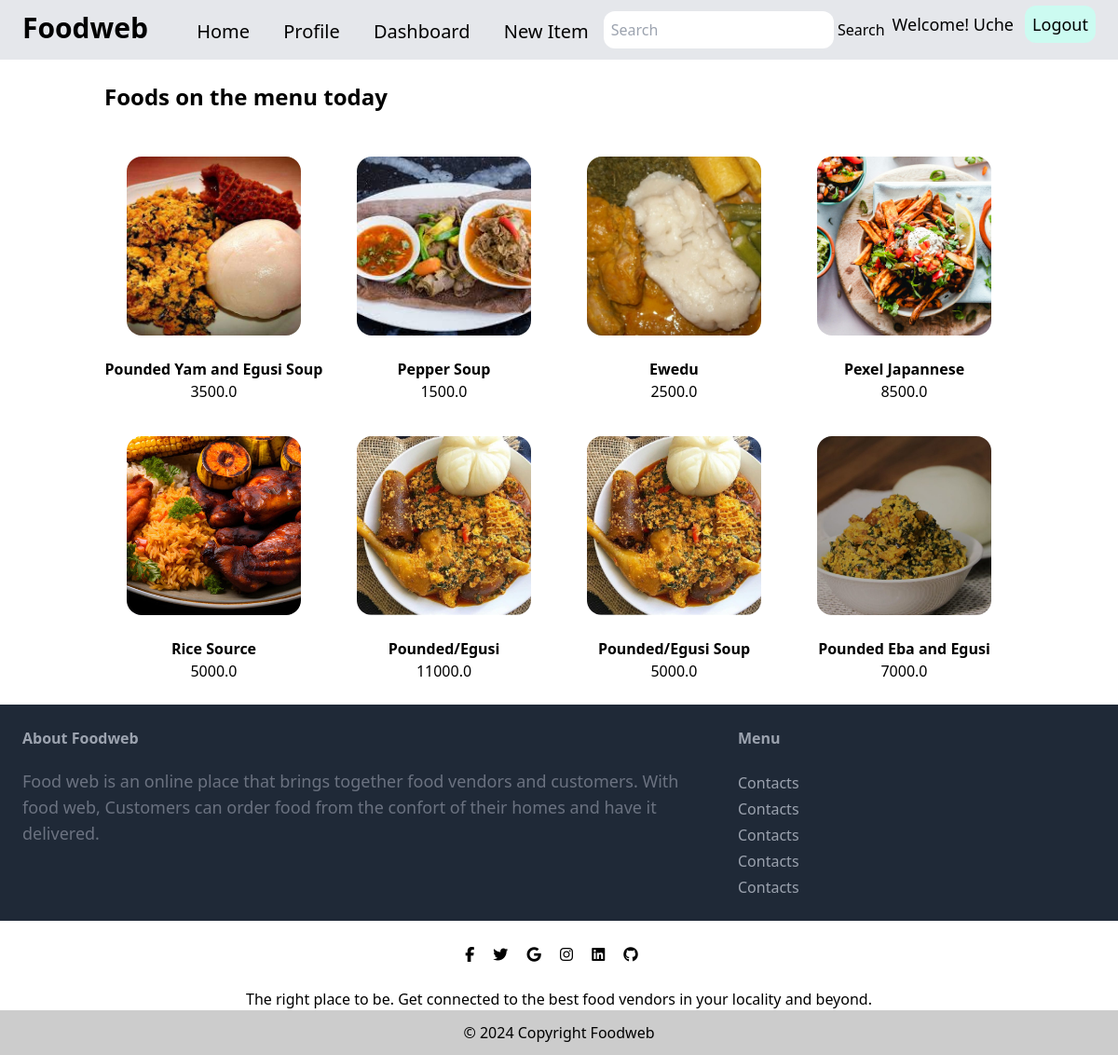
Screenshot of / (signed in) with the database file from the repository.
### foods/models.py (models this page shows, shortened)
class Food(models.Model):
    category = models.ForeignKey(Category, related_name="foods", on_delete=models.CASCADE )
    name = models.CharField(max_length=50)
    description = models.TextField(blank=True, null=True)
    price = models.FloatField()
    image = models.ImageField(upload_to="food_images", blank=True, null=True)
    is_sold = models.BooleanField(default=False)
    created_by = models.ForeignKey(User, related_name="foods", on_delete=models.CASCADE)
    created_at = models.DateTimeField(auto_now_add=True)

### foods/views.py (the view)
# urls.py: path("", views.index, name='index'),
def index (request):
    foods = Food.objects.all()
    return render(request, 'home.html', {'foods': foods,})

### foods/templates/home.html
{% extends 'base.html' %}
{% block content %}
   <div class="container mx-auto p-6">
      <h2 class="text-2xl font-bold pb-6">Foods on the menu today</h2>
      <div class="grid grid-cols-4  gap-3  items-center">
         {% for food in foods %}
            {% include 'foodcard.html' %}
         {% endfor %}
     </div>
   </div>
{% endblock %}

### foods/templates/navbar.html
<nav class="px-6 py-3 flex justify-between bg-gray-200">
      <div class="" >
        <a class="text-3xl font-bold pr-8" href="#">Foodweb</a>
        <a class="text-xl font-medium px-4" aria-current="page" href="{% url 'food:index' %}">Home</a>
        <a class="text-xl font-medium px-4" href="#">Profile</a>
        <a class="text-xl font-medium px-4" href="#">Dashboard</a>
        <a class="text-xl font-medium px-4" href="{% url 'food:new_food' %}">New Item</a>
      </div>
      <form class="" role="search">
        <input class="rounded-xl p-2" type="search" placeholder="Search" aria-label="Search">
        <button class="" type="submit">Search</button>
      </form>
      <div class=" ">
        {% if user.is_authenticated %}
          <a class="p-2 text-lg font-medium  rounded-xl"> Welcome! {{ user.username }}</a>
          <a class="p-2 text-lg font-medium bg-teal-100 rounded-xl " href="{% url 'user:logout' %}">Logout</a>
        {% else %}
          <a class="p-2 text-lg font-medium bg-indigo-200 rounded-xl" href="{% url 'user:signup'%}">Sign Up</a>
          <a class="p-2 text-lg font-medium bg-indigo-200 rounded-xl" href="{% url 'user:login' %}">Login</a>
        {% endif %}
      </div>
    </nav>

### foods/templates/foodcard.html
<a href="{% url 'food:details' food.id %}" class="">
  <div class=" col-span-1 grid justify-items-center  ">
    {% if food.image.url %}
      <div class="m-6  justify-self-center ">
        <img src="{{ food.image.url }}" class="h-48 rounded-2xl w-full max-w-fit object-cover" alt="...">
      </div>
    {% endif %}
      <div class="">
        <h5 class="font-semibold text-center">{{ food.name }}</h5>
        <h4 class="font-medium text-center">{{ food.price }}</h6>
      </div>
  </div>
</a>

### static/src/styles.css (style rules this page uses)
html, :host { line-height: 1.5; -webkit-text-size-adjust: 100%; -moz-tab-size: 4; -o-tab-size: 4; tab-size: 4; font-family: ui-sans-serif, system-ui, sans-serif, "Apple Color Emoji", "Segoe UI Emoji", "Segoe UI Symbol", "Noto Color Emoji"; font-feature-settings: normal; font-variation-settings: normal; -webkit-tap-highlight-color: transparent; }
body { margin: 0; line-height: inherit; }
h1, h2, h3, h4, h5, h6 { font-size: inherit; font-weight: inherit; }
a { color: inherit; text-decoration: inherit; }
button, input, optgroup, select, textarea { font-family: inherit; font-feature-settings: inherit; font-variation-settings: inherit; font-size: 100%; font-weight: inherit; line-height: inherit; letter-spacing: inherit; color: inherit; margin: 0; padding: 0; }
button, select { text-transform: none; }
button, input:where([type='button']), input:where([type='reset']), input:where([type='submit']) { -webkit-appearance: button; background-color: transparent; background-image: none; }
[type='search'] { -webkit-appearance: textfield; outline-offset: -2px; }
blockquote, dl, dd, h1, h2, h3, h4, h5, h6, hr, figure, p, pre { margin: 0; }
input::placeholder, textarea::placeholder { opacity: 1; color: #9ca3af; }
button, [role="button"] { cursor: pointer; }
img, svg, video, canvas, audio, iframe, embed, object { display: block; vertical-align: middle; }
img, video { max-width: 100%; height: auto; }
.container { width: 100%; }
@media (min-width: 640px) { .container { max-width: 640px; } }
@media (min-width: 768px) { .container { max-width: 768px; } }
@media (min-width: 1024px) { .container { max-width: 1024px; } }
.col-span-1 { grid-column: span 1 / span 1; }
.m-6 { margin: 1.5rem; }
.mx-auto { margin-left: auto; margin-right: auto; }
.flex { display: flex; }
.grid { display: grid; }
.h-48 { height: 12rem; }
.w-full { width: 100%; }
.max-w-fit { max-width: -moz-fit-content; max-width: fit-content; }
.grid-cols-4 { grid-template-columns: repeat(4, minmax(0, 1fr)); }
.items-center { align-items: center; }
.justify-between { justify-content: space-between; }
.justify-items-center { justify-items: center; }
.gap-3 { gap: 0.75rem; }
.justify-self-center { justify-self: center; }
.rounded-2xl { border-radius: 1rem; }
.rounded-xl { border-radius: 0.75rem; }
.bg-gray-200 { --tw-bg-opacity: 1; background-color: rgb(229 231 235 / var(--tw-bg-opacity)); }
.bg-teal-100 { --tw-bg-opacity: 1; background-color: rgb(204 251 241 / var(--tw-bg-opacity)); }
.object-cover { -o-object-fit: cover; object-fit: cover; }
.p-2 { padding: 0.5rem; }
.p-6 { padding: 1.5rem; }
.px-4 { padding-left: 1rem; padding-right: 1rem; }
.px-6 { padding-left: 1.5rem; padding-right: 1.5rem; }
.py-3 { padding-top: 0.75rem; padding-bottom: 0.75rem; }
.pb-6 { padding-bottom: 1.5rem; }
.pr-8 { padding-right: 2rem; }
.text-center { text-align: center; }
.text-2xl { font-size: 1.5rem; line-height: 2rem; }
.text-3xl { font-size: 1.875rem; line-height: 2.25rem; }
.text-lg { font-size: 1.125rem; line-height: 1.75rem; }
.text-xl { font-size: 1.25rem; line-height: 1.75rem; }
.font-bold { font-weight: 700; }
.font-medium { font-weight: 500; }
.font-semibold { font-weight: 600; }

### rows the page displays
Food: image (picture), name "Pounded Yam and Egusi Soup", price "3500.0"
Food: image (picture), name "Pepper Soup", price "1500.0"
Food: image (picture), name "Ewedu", price "2500.0"
Food: image (picture), name "Pexel Japannese", price "8500.0"
Food: image (picture), name "Rice Source", price "5000.0"
Food: image (picture), name "Pounded/Egusi", price "11000.0"
Food: image (picture), name "Pounded/Egusi Soup", price "5000.0"
Food: image (picture), name "Pounded Eba and Egusi", price "7000.0"

### other values shown
{{ user.username }} "Uche"
